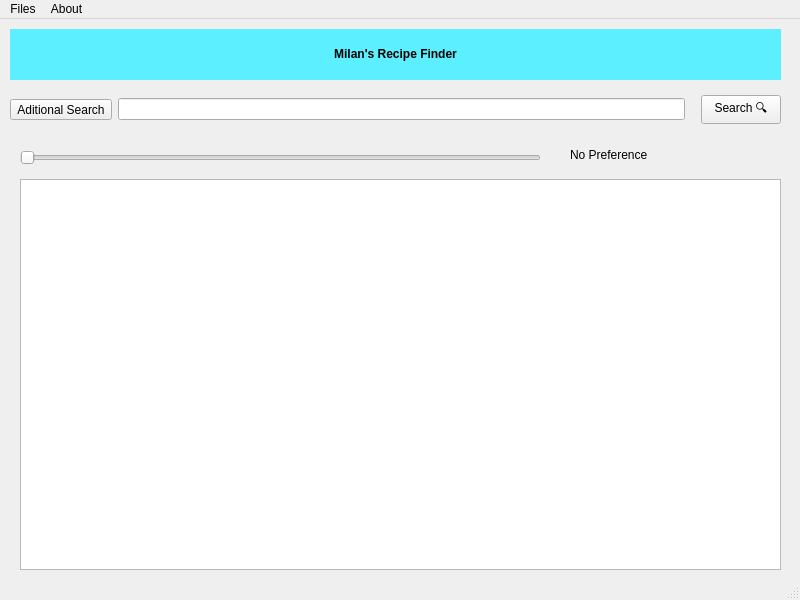
<?xml version="1.0" encoding="UTF-8"?>
<ui version="4.0">
 <class>MainWindow</class>
 <widget class="QMainWindow" name="MainWindow">
  <property name="geometry">
   <rect>
    <x>0</x>
    <y>0</y>
    <width>800</width>
    <height>600</height>
   </rect>
  </property>
  <property name="windowTitle">
   <string>MainWindow</string>
  </property>
  <widget class="QWidget" name="centralwidget">
   <widget class="QWidget" name="gridLayoutWidget_2">
    <property name="geometry">
     <rect>
      <x>10</x>
      <y>10</y>
      <width>771</width>
      <height>51</height>
     </rect>
    </property>
    <layout class="QGridLayout" name="title">
     <item row="0" column="0">
      <widget class="QLabel" name="milanTitle">
       <property name="minimumSize">
        <size>
         <width>171</width>
         <height>0</height>
        </size>
       </property>
       <property name="styleSheet">
        <string notr="true">background-color: rgb(92, 239, 255);
border-color: rgb(0, 0, 0);
color: rgb(0, 0, 0);</string>
       </property>
       <property name="text">
        <string>&lt;html&gt;&lt;head/&gt;&lt;body&gt;&lt;p align=&quot;center&quot;&gt;&lt;span style=&quot; font-weight:700;&quot;&gt;Milan's Recipe Finder&lt;/span&gt;&lt;/p&gt;&lt;/body&gt;&lt;/html&gt;</string>
       </property>
      </widget>
     </item>
    </layout>
   </widget>
   <widget class="QWidget" name="horizontalLayoutWidget">
    <property name="geometry">
     <rect>
      <x>10</x>
      <y>70</y>
      <width>771</width>
      <height>41</height>
     </rect>
    </property>
    <layout class="QHBoxLayout" name="searchBox">
     <item>
      <widget class="QToolButton" name="dropDownBox">
       <property name="text">
        <string>Aditional Search</string>
       </property>
      </widget>
     </item>
     <item>
      <widget class="QLineEdit" name="appOutput"/>
     </item>
     <item>
      <spacer name="horizontalSpacer">
       <property name="orientation">
        <enum>Qt::Horizontal</enum>
       </property>
       <property name="sizeType">
        <enum>QSizePolicy::Minimum</enum>
       </property>
       <property name="sizeHint" stdset="0">
        <size>
         <width>10</width>
         <height>0</height>
        </size>
       </property>
      </spacer>
     </item>
     <item>
      <widget class="QPushButton" name="searchButton">
       <property name="text">
        <string>Search 🔍︎</string>
       </property>
      </widget>
     </item>
    </layout>
   </widget>
   <widget class="QSlider" name="timeSlider">
    <property name="geometry">
     <rect>
      <x>20</x>
      <y>130</y>
      <width>521</width>
      <height>18</height>
     </rect>
    </property>
    <property name="styleSheet">
     <string notr="true">color: rgb(143, 143, 143);</string>
    </property>
    <property name="orientation">
     <enum>Qt::Horizontal</enum>
    </property>
   </widget>
   <widget class="QTableView" name="recipeResults">
    <property name="geometry">
     <rect>
      <x>20</x>
      <y>160</y>
      <width>761</width>
      <height>391</height>
     </rect>
    </property>
    <property name="styleSheet">
     <string notr="true">color: rgb(26, 49, 255);</string>
    </property>
   </widget>
   <widget class="QLabel" name="timeDisplay">
    <property name="geometry">
     <rect>
      <x>570</x>
      <y>120</y>
      <width>201</width>
      <height>31</height>
     </rect>
    </property>
    <property name="layoutDirection">
     <enum>Qt::LeftToRight</enum>
    </property>
    <property name="text">
     <string>No Preference</string>
    </property>
   </widget>
  </widget>
  <widget class="QMenuBar" name="menuBar">
   <property name="geometry">
    <rect>
     <x>0</x>
     <y>0</y>
     <width>800</width>
     <height>25</height>
    </rect>
   </property>
   <widget class="QMenu" name="menuFiles">
    <property name="title">
     <string>Files</string>
    </property>
    <addaction name="actionQuit"/>
   </widget>
   <widget class="QMenu" name="menuAbout">
    <property name="title">
     <string>About</string>
    </property>
    <addaction name="actionApplication"/>
    <addaction name="separator"/>
    <addaction name="actionLinkedIn"/>
    <addaction name="actionGitHub"/>
   </widget>
   <addaction name="menuFiles"/>
   <addaction name="menuAbout"/>
  </widget>
  <widget class="QStatusBar" name="statusbar"/>
  <action name="actionQuit">
   <property name="icon">
    <iconset resource="resources.qrc">
     <normaloff>:/images/img/icons8-emergency-exit-48.png</normaloff>:/images/img/icons8-emergency-exit-48.png</iconset>
   </property>
   <property name="text">
    <string>Quit</string>
   </property>
   <property name="shortcut">
    <string>Ctrl+Alt+Q</string>
   </property>
  </action>
  <action name="actionApplication">
   <property name="text">
    <string>Application</string>
   </property>
  </action>
  <action name="actionLinkedIn">
   <property name="text">
    <string>LinkedIn</string>
   </property>
  </action>
  <action name="actionGitHub">
   <property name="text">
    <string>GitHub</string>
   </property>
  </action>
 </widget>
 <resources>
  <include location="resources.qrc"/>
 </resources>
 <connections/>
</ui>
